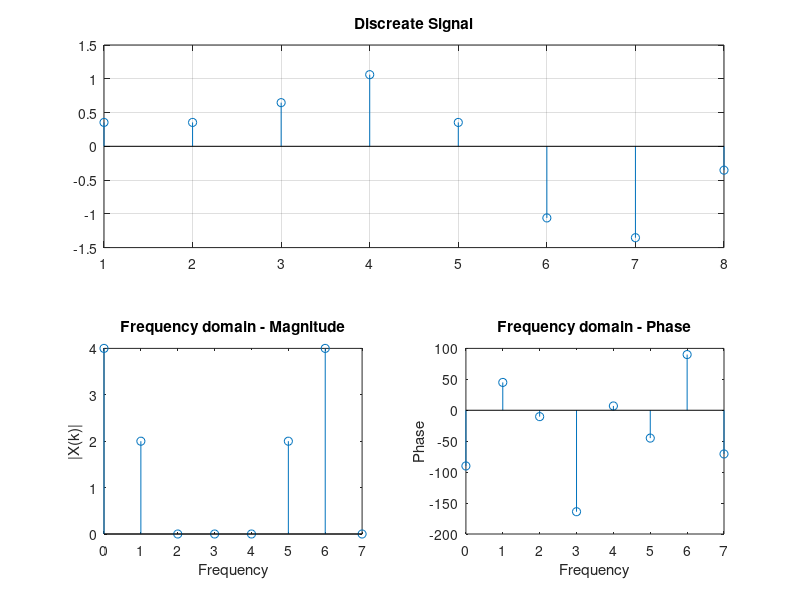

The MATLAB source for this figure:
clc;
clear;

fs=8000;
ts=1/fs;
N=8;
n=0:N-1;
x=sin(2*pi*1000*n*ts)+0.5*sin(2*pi*2000*n*ts+3*pi/4);
subplot(2,2,1:2);
stem(x)
grid on;
title('Discreate Signal')
X = zeros(N,1);
for m = 1:N
    for n = 0:N-1
        X(m) = X(m) + x(n+1)*exp(-j*2*pi*n*m/N);
    end
end

t = 0:N-1;
subplot(2,2,3);
stem(t,abs(X))
xlabel('Frequency');
ylabel('|X(k)|');
title('Frequency domain - Magnitude')

subplot(2,2,4);
stem(t,angle(X)*180/pi)
xlabel('Frequency');
ylabel('Phase');
title('Frequency domain - Phase')